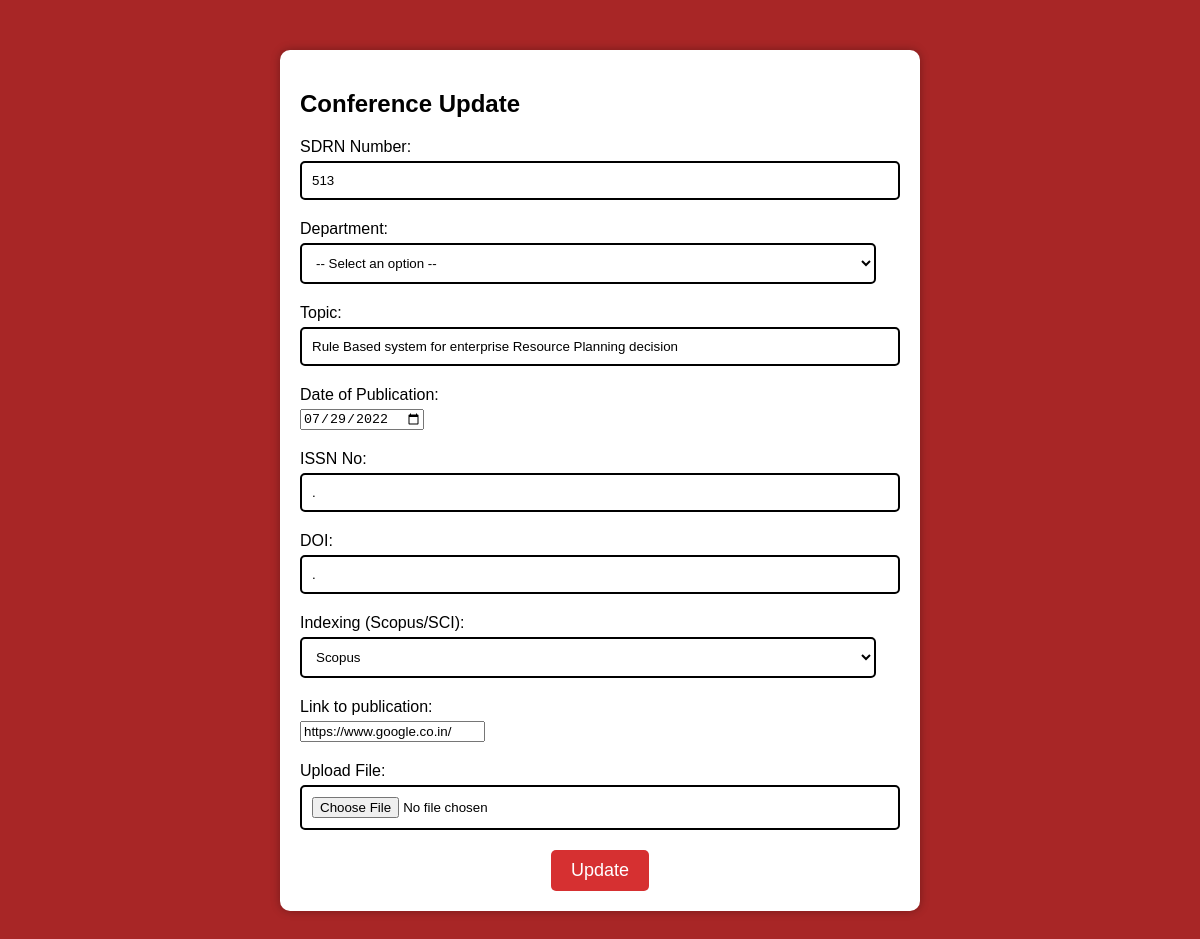
The page /conferenceupdate.php?id=40 (signed in) on the database its author committed.
### tables this page shows
CREATE TABLE `conference` (
  `id` int(11) NOT NULL,
  `sdrn` varchar(255) NOT NULL,
  `topic` varchar(255) NOT NULL,
  `issn` varchar(255) NOT NULL,
  `pub_date` date NOT NULL,
  `doi` varchar(255) NOT NULL,
  `indexing` varchar(255) NOT NULL,
  `url` varchar(255) NOT NULL,
  `file` blob DEFAULT NULL,
  `department` varchar(255) NOT NULL
);

### conferenceupdate.php (the view, shortened to what this page needs)
<?php
$servername = "sql105.infinityfree.com";
$username = "if0_35273413";
$password = "uBNMpIV1LS";
$dbname = "if0_35273413_durga";
$conn = new mysqli($servername, $username, $password, $dbname);
$id = $_GET['id'];
$sql = "SELECT * FROM conference WHERE id = '$id'";
$data = mysqli_query($conn, $sql);
if (mysqli_num_rows($data) > 0) {
    $result = mysqli_fetch_assoc($data);
} else {
    die("No data found for the given ID.");
}
?>
<!DOCTYPE html>
<html>
<head>
</head>
<body>
    <div class="form-box">
        <h2>Conference Update</h2>
        <form action="conferenceupdate.php?id=<?php echo $id; ?>" method="post" enctype="multipart/form-data">
            <div class="form-group">
                <label for="sdrn">SDRN Number:</label>
                <input type="text" value="<?php echo $result['sdrn'];?>" id="sdrn" name="sdrn" required>
            </div>
            <div class="form-group">
                <label for="department">Department:</label>
                <select id="department" name="department">
                    <option value="">-- Select an option --</option>
                </select>
            </div>
            <div class="form-group">
                <label for="topic">Topic:</label>
                <input type="text" value="<?php echo $result['topic'];?>" id="topic" name="topic" required>
            </div>
            <div class="form-group">
                <label for="pub_date">Date of Publication:</label>
                <input type="date" value="<?php echo $result['pub_date'];?>" id="pub_date" name="pub_date" required>
            </div>
            <div class="form-group">
                <label for="issn">ISSN No:</label>
                <input type="text" value="<?php echo $result['issn'];?>" id="issn" name="issn" required>
            </div>
            <div class="form-group">
                <label for="doi">DOI:</label>
                <input type="text" value="<?php echo $result['doi'];?>" id="doi" name="doi" required>
            </div>
            <div class="form-group">
                <label for="indexing">Indexing (Scopus/SCI):</label>
                <select name="indexing" required>
                    <option value="scopus">Scopus</option>
                </select>
            </div>
            <div class="form-group">
                <label for="url">Link to publication:</label>
                <input type="url" value="<?php echo $result['url'];?>" id="url" name="url" required>
            </div>
            <div class="form-group">
    <label for="file">Upload File:</label>
    <input type="file" id="file" name="file">
</div>
            <input type="submit" name="update" value="Update">
        </form>
    </div>
</body>
</html>

### conferenceupdate.php (style rules this page uses)
body { background-color: #A82626; color: #000000; font-family: Arial, sans-serif; }
.form-box { width: 80%; max-width: 600px; margin: 50px auto; padding: 20px; background-color: #fff; box-shadow: 0px 0px 10px rgba(0, 0, 0, 0.3); border-radius: 10px; }
.form-group { margin-bottom: 20px; }
label { display: block; margin-bottom: 5px; }
input[type="text"], input[type="email"], input[type="tel"], textarea, select, input[type="file"] { width: 96%; padding: 10px; border: 2px solid black; border-radius: 5px; background-color: #fff; color: #000000; }
input[type="submit"] { display: block; margin: 20px auto 0; padding: 10px 20px; background-color: #d63031; color: #fff; border: none; border-radius: 5px; font-size: 18px; cursor: pointer; }

### rows shown on the page
conference: sdrn "513", topic "Rule Based system for enterprise Resource Planning decision", pub_date "07/29/2022", issn ".", doi ".", url "https://www.google.co.in/"
